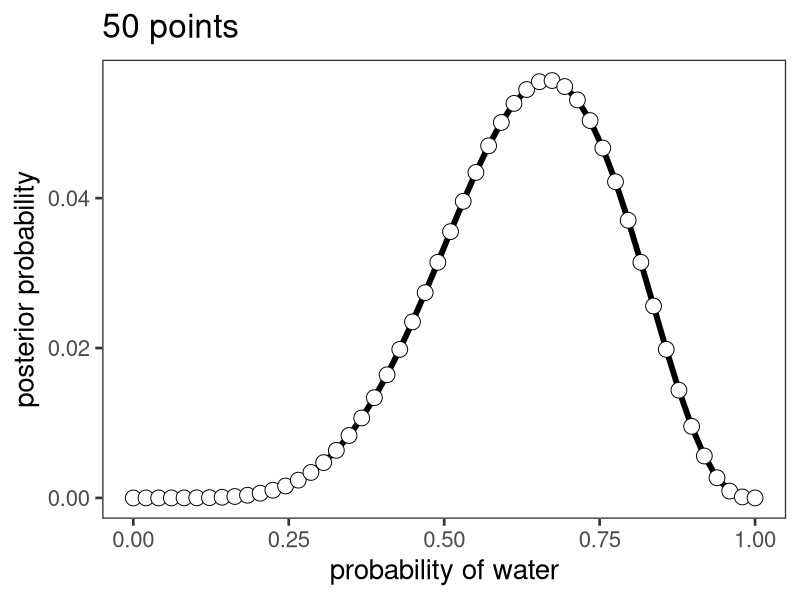
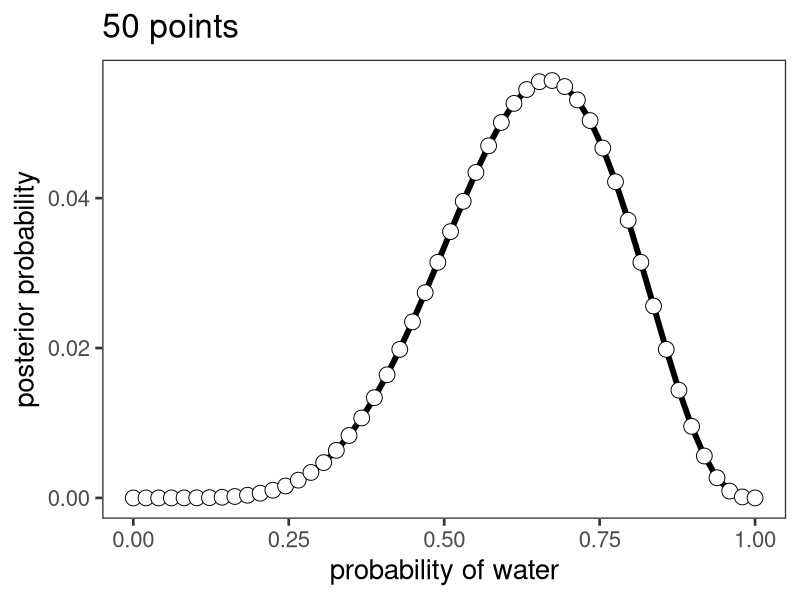

These figures' R source, in order:
# =============================================================================
#### Info #### 
# =============================================================================
# binomial globe example
#
# Dr. Lei Zhang, ALPN Lab, University of Birmingham
# l.zhang.13@bham.ac.uk
#
# Adapted from McElreath, 2016

# =============================================================================
#### Grid Approximation #### 
# =============================================================================
# inits
p_start <- 0
p_end   <- 1
n_grid  <- 50 # 100
w <- 6
N <- 9

# define grid
p_grid <- seq( from = p_start , to = p_end , length.out = n_grid )

# define prior
prior <- rep(1 , n_grid)

# compute likelihood at each value in grid
likelihood <- dbinom(w , size = N , prob = p_grid )

# compute product of likelihood and prior
unstd.posterior <- likelihood * prior

# standardize the posterior, so it sums to 1
posterior <- unstd.posterior / sum(unstd.posterior)

# =============================================================================
#### Plot #### 
# =============================================================================
library(ggplot2)

myconfig <- theme_bw(base_size = 20) +
    theme(panel.grid.major = element_blank(),
          panel.grid.minor = element_blank(),
          panel.background = element_blank() )

df <- data.frame(p_grid=p_grid, posterior=posterior)

g <- ggplot(df, aes(p_grid, posterior))
g <- g + geom_line(size = 2) + geom_point(size = 5, shape = 21, fill='white')
g <- g + myconfig + labs(x = 'probability of water', 
                         y = 'posterior probability', title = paste0(as.character(n_grid),' points'))
print(g)

ggsave(plot = g, "_plots/binomial_grid.png", width = 6, height = 4, type = "cairo-png", units = "in")
